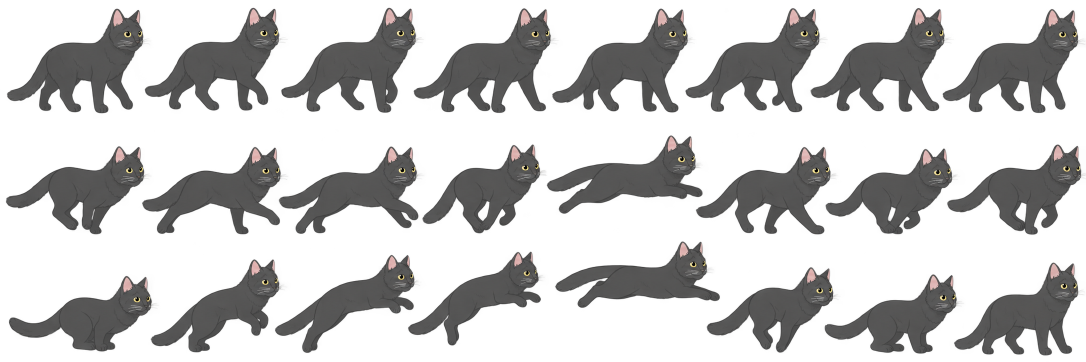
#> input picture godot/assets/cat_locomotion_source.png, 2172 x 724 px (shown at 1/2 size)
$ python build_cat_sprites.py
#> lines starting #> are read from the running program, lines starting #| are printed output that depends on the picture
#!/usr/bin/env python3
"""Turn generated character sheets into evenly spaced Godot sprite sheets."""

from pathlib import Path

from PIL import Image


ROOT = Path(__file__).resolve().parents[1]
ASSETS = ROOT / "assets"
CELL = (420, 280)
COLUMNS = 8


def find_boundaries(alpha: Image.Image, frame_count: int) -> list[int]:
    width, height = alpha.size
    pixels = alpha.load()
    density = [sum(pixels[x, y] > 8 for y in range(height)) for x in range(width)]
    boundaries = [0]
    nominal_cell = width / frame_count
    for index in range(1, frame_count):
        nominal = index * nominal_cell
        radius = int(nominal_cell * 0.28)
        low = max(boundaries[-1] + 2, int(nominal - radius))
        high = min(width - 2, int(nominal + radius))
        scores = {
            x: sum(density[max(0, x - 2) : min(width, x + 3)])
            for x in range(low, high + 1)
        }
        minimum = min(scores.values())
        candidates = [x for x, score in scores.items() if score == minimum]
        runs: list[list[int]] = []
        for x in candidates:
            if not runs or x != runs[-1][-1] + 1:
                runs.append([x])
            else:
                runs[-1].append(x)
        best = min(runs, key=lambda run: abs((run[0] + run[-1]) / 2 - nominal))
        boundaries.append((best[0] + best[-1]) // 2)
    boundaries.append(width)
    return boundaries


def normalize(frame: Image.Image, scale: float) -> Image.Image:
    alpha = frame.getchannel("A")
    bounds = alpha.point(lambda value: 255 if value > 8 else 0).getbbox()
    if bounds is None:
        return Image.new("RGBA", CELL)
    frame = frame.crop(bounds)
    if scale != 1.0:
        frame = frame.resize(
            (round(frame.width * scale), round(frame.height * scale)),
            Image.Resampling.LANCZOS,
        )
    maximum_width, maximum_height = CELL[0] - 16, CELL[1] - 12
    fit = min(maximum_width / frame.width, maximum_height / frame.height, 1.0)
    if fit < 1.0:
        frame = frame.resize(
            (round(frame.width * fit), round(frame.height * fit)),
            Image.Resampling.LANCZOS,
        )
    canvas = Image.new("RGBA", CELL)
    x = (CELL[0] - frame.width) // 2
    y = CELL[1] - frame.height - 6
    canvas.alpha_composite(frame, (x, y))
    return canvas


def rebuild(path: Path, output: Path, rows: list[int], scale: float) -> None:
#> called with scale = 1
    source = Image.open(path).convert("RGBA")
#> source is the input picture: PIL image 2172x724 RGBA; mean R, G, B, A 32.2, 31.7, 31.5, 82.8
    result = Image.new("RGBA", (CELL[0] * COLUMNS, CELL[1] * len(rows)))
#> result: PIL image 3360x840 RGBA; every value is 0
    for row_index, frame_count in enumerate(rows):
        top = round(row_index * source.height / len(rows))
        bottom = round((row_index + 1) * source.height / len(rows))
        row = source.crop((0, top, source.width, bottom))
        boundaries = find_boundaries(row.getchannel("A"), frame_count)
        for frame_index in range(frame_count):
            frame = row.crop(
                (boundaries[frame_index], 0, boundaries[frame_index + 1], row.height)
            )
            result.alpha_composite(
                normalize(frame, scale), (frame_index * CELL[0], row_index * CELL[1])
            )
#> this loop made 3 passes
#> (top, boundaries) on passes 2 to 3: (241, [0, 305, 579, 841, 1093, 1408, 1677, 1920, 2172]), (483, [0, 319, 576, 843, 1099, 1433, 1682, 1930, 2172])
#> boundaries on pass 1: [0, 289, 560, 850, 1103, 1393, 1657, 1909, 2172]
#> pass 1, in normalize, `alpha = frame.getchannel("A")`:
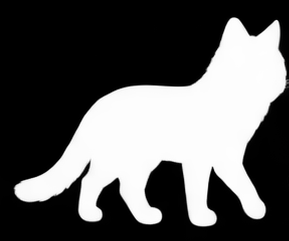
#> alpha: PIL image 289x241 L; min 0, max 255, mean 92.2
    result.save(output, optimize=True)


def main() -> None:
    rebuild(
        ASSETS / "cat_locomotion_source.png",
        ASSETS / "cat_locomotion.png",
        [8, 8, 8],
        1.0,
    )
    rebuild(
        ASSETS / "cat_activities_source.png",
        ASSETS / "cat_activities.png",
        [6, 8, 6, 8, 8, 5],
        1.5,
    )
#> call 2 of rebuild, with scale = 1.5
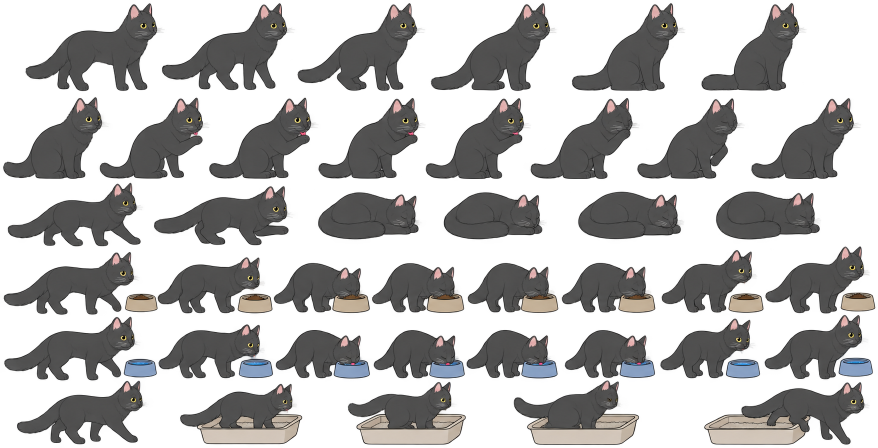
#> input picture godot/assets/cat_activities_source.png, 1756 x 895 px (shown at 1/2 size)
#> in rebuild, source is the input picture: PIL image 1756x895 RGBA; mean R, G, B, A 40.7, 39.6, 39.3, 104.3
#> in rebuild (call 2), `result = Image.new("RGBA", (CELL[0] * COLUMNS, CELL[1] * len(rows)))`: result: PIL image 3360x1680 RGBA; every value is 0
#> the loop in rebuild (call 2), `for row_index, frame_count in enumerate(rows):` made 6 passes
#> (top, boundaries) on passes 2 to 6: (149, [0, 223, 428, 669, 856, 1091, 1332, 1574, 1756]), (298, [0, 371, 613, 846, 1095, 1429, 1756]), (448, [0, 280, 465, 597, 927, 1119, 1315, 1527, 1756]), (597, [0, 158, 417, 620, 931, 1120, 1315, 1528, 1756]), (746, [0, 336, 624, 1003, 1340, 1756])
#> boundaries on pass 1: [0, 320, 591, 875, 1149, 1455, 1756]
#> pass 1, in rebuild (call 2), `row = source.crop((0, top, source.width, bottom))`:
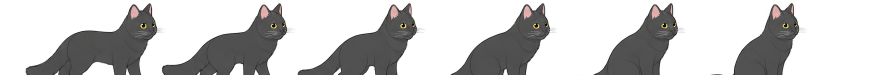
#> row: PIL image 1756x149 RGBA (shown at 1/2 size); mean R, G, B, A 28.5, 27.9, 27.6, 82.3; transparent parts drawn white
#> pass 1, in normalize (call 25), `alpha = frame.getchannel("A")`:
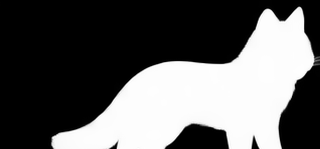
#> alpha: PIL image 320x149 L; min 0, max 255, mean 94.4
#> pass 1, in normalize (call 25), `frame = frame.resize( (round(frame.width * scale), round(frame.height ..`:
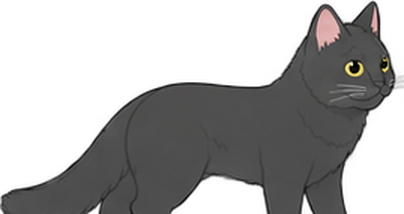
#> frame: PIL image 404x214 RGBA; mean R, G, B, A 38.8, 38.1, 37.8, 117; transparent parts drawn white
#> after the loop in rebuild (call 2), `for row_index, frame_count in enumerate(rows):`:
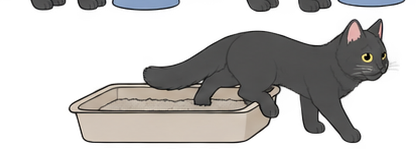
#> frame: PIL image 416x149 RGBA; mean R, G, B, A 55.9, 54, 53.2, 106.1; transparent parts drawn white
#> after the loop in rebuild (call 2), `for row_index, frame_count in enumerate(rows):`:
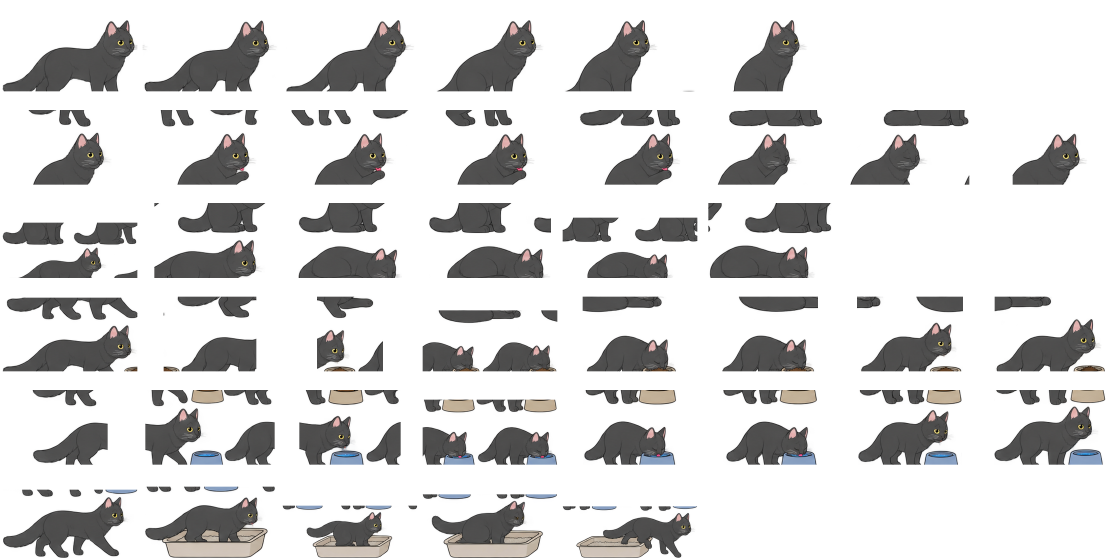
#> result: PIL image 3360x1680 RGBA (shown at 1/3 size); mean R, G, B, A 22.2, 21.6, 21.5, 59.1; transparent parts drawn white


if __name__ == "__main__":
    main()
